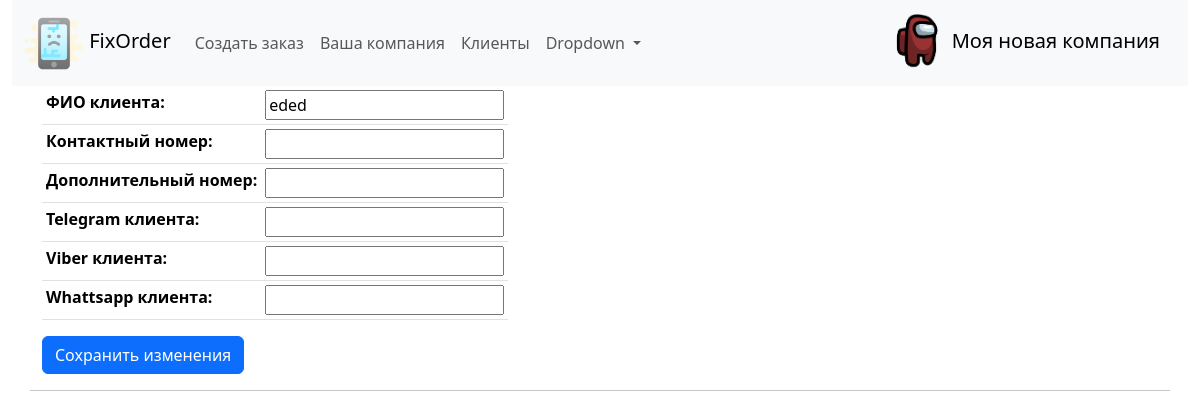
The page /editclient/25/ on the database as committed earlier.
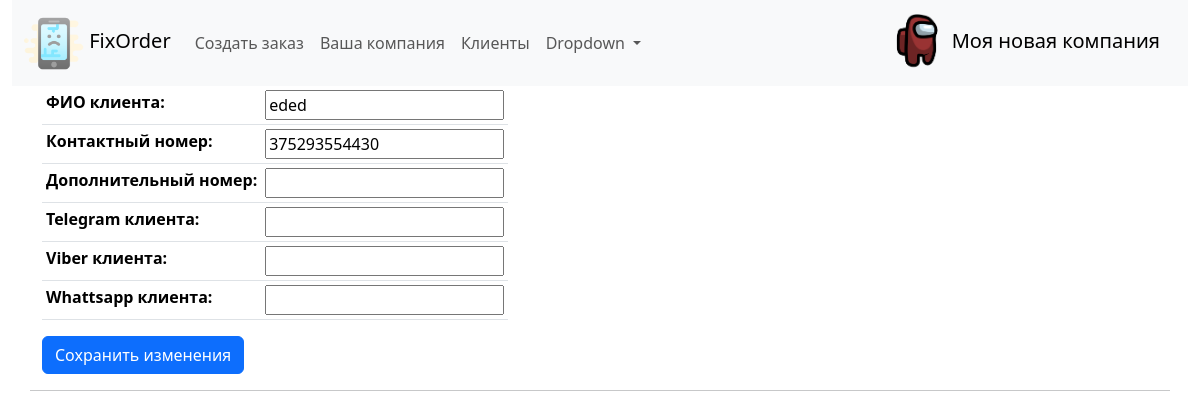
The same page on the database as committed later.
### fixorder/models.py (models this page shows, shortened)
class Client(models.Model):
    name = models.CharField(max_length=255, unique=True, db_index=True, verbose_name='ФИО клиента') #unique=True,
    phone = models.CharField(max_length=20, db_index=True, verbose_name='Контактный номер')
    phone1 = models.CharField(max_length=20, db_index=True, blank=True, null=True, verbose_name='Дополнительный номер')
    telegram = models.CharField(max_length=40, blank=True, null=True, verbose_name='Telegram клиента')
    viber = models.CharField(max_length=20, blank=True, null=True, verbose_name='Viber клиента')
    whatsapp = models.CharField(max_length=20, blank=True, null=True, verbose_name='Whattsapp клиента')
    class Meta:
        verbose_name = 'Клиенты'
        verbose_name_plural = 'Клиенты'
        ordering = ['name']
        indexes = [models.Index(fields=['name'])
                   ]
    def __str__(self):
        return f'{self.name} {self.phone} {self.phone1}'

### fixorder/views.py (the view, shortened to what this page needs)
# urls.py: path('editclient/<int:pk>/', views.EditClient.as_view(), name='editclient'),
class EditClient(UpdateView):
    model = Client
    pk_url_kwarg = 'pk'
    fields = '__all__'
    template_name = 'fixorder/editclient.html'
    success_url = reverse_lazy('clientlist')
    extra_context = {'title': 'Клиент', 'header': 'Просмотреть/редактировать клиента'}
    def get_context_data(self, **kwargs):
        context = super().get_context_data(**kwargs)
        print(self.object)  # Для проверки, что объект не None
        if self.object:
            context['related_orders'] = Order.objects.filter(order_client=self.object)
        return context

### fixorder/templatetags/fixorder_tags.py (called while the page is built)
@register.simple_tag
def logo_url():
    return static('img/logo.png')

@register.simple_tag
def get_company_name():
    return Company.objects.get(pk=1).brand_name

### fixorder/templates/fixorder/editclient.html (shortened to what this page needs)
{% extends 'fixorder/base.html' %}
{% load static %}
{% block content %}
<form action="" method="post" enctype="multipart/form-data">
    <table class="table table-hover table-sm w-auto">
       {{ form.as_table }}
   </table>
    <button type="submit" class="btn btn-primary">Сохранить изменения</button>
</form>
    </div></li>
 <hr>
{% endblock %}

Rows that differ between the two databases and show on the page:
changed Client "eded": phone (not shown) → "375293554430"
